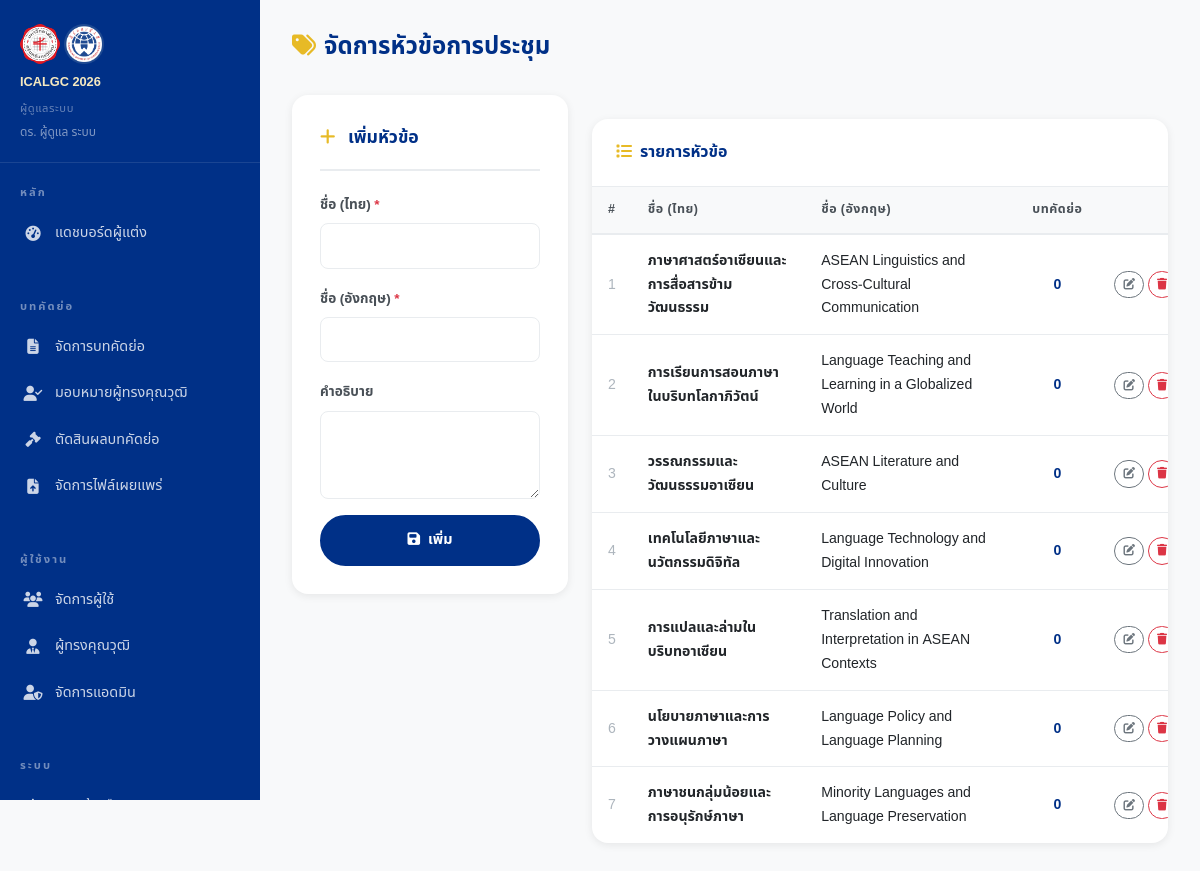
The app's page /admin/themes.php (signed in) with its own data.
### tables this page shows
CREATE TABLE IF NOT EXISTS conference_themes (
    id          INT UNSIGNED AUTO_INCREMENT PRIMARY KEY,
    code        VARCHAR(20) UNIQUE NOT NULL,
    name_th     TEXT NOT NULL,
    name_en     TEXT NOT NULL,
    description TEXT,
    is_active   BOOLEAN NOT NULL DEFAULT TRUE,
    created_at  TIMESTAMP NOT NULL DEFAULT CURRENT_TIMESTAMP
);

### app/helpers/functions.php (called while the page is built, shortened)
<?php
function lang(): string
{
    return $_SESSION['lang'] ?? DEFAULT_LANG;
}
function strv(mixed $value): string
{
    return is_scalar($value) ? (string)$value : '';
}
function e(mixed $s): string
{
    return htmlspecialchars(strv($s), ENT_QUOTES | ENT_HTML5, 'UTF-8');
}
function post(string $key, mixed $default = ''): mixed
{
    return $_POST[$key] ?? $default;
}

### public/admin/themes.php (the view, shortened to what this page needs)
<?php
$_lang  = lang();
$appUrl = APP_URL;
$editItem = null;
try {
    $db     = Database::getInstance();
    $themes = $db->query("
        SELECT ct.*, COUNT(p.id) AS paper_count
        FROM conference_themes ct
        LEFT JOIN papers p ON p.theme_id = ct.id
        GROUP BY ct.id
        ORDER BY ct.id
    ")->fetchAll();
} catch (\Throwable $e) {
    error_log($e->getMessage());
    $themes = [];
}
$pageTitle  = $_lang==='th' ? 'จัดการหัวข้อการประชุม' : 'Conference Themes';
?>
<!DOCTYPE html>
<html lang="<?= $_lang ?>">
<head>
  <link href="https://cdn.jsdelivr.net/npm/bootstrap@5.3.3/dist/css/bootstrap.min.css" rel="stylesheet">
  <link href="https://cdnjs.cloudflare.com/ajax/libs/font-awesome/6.5.0/css/all.min.css" rel="stylesheet">
  <link rel="stylesheet" href="<?= $appUrl ?>/assets/css/style.css">
</head>
<body>
<div class="dashboard-wrap">
  <?php require_once __DIR__ . '/../../app/helpers/sidebar_admin.php'; ?>
  <main class="dashboard-content">
    <div class="dash-header">
      <h1 class="dash-title"><i class="fas fa-tags me-2" style="color:var(--gold);"></i><?= e($pageTitle) ?></h1>
    </div>
    <div class="row g-4">
      <div class="col-lg-4">
        <div class="content-card">
          <div class="content-card-title">
            <i class="fas fa-<?= $editItem ? 'edit' : 'plus' ?> me-2" style="color:var(--gold);"></i>
            <?= $editItem ? ($_lang==='th'?'แก้ไขหัวข้อ':'Edit Theme') : ($_lang==='th'?'เพิ่มหัวข้อ':'Add Theme') ?>
          </div>
          <form method="POST">
            <div class="d-flex flex-column gap-3">
              <div>
                <label class="form-label fw-bold" style="font-size:.85rem;"><?= $_lang==='th'?'ชื่อ (ไทย)':'Name (Thai)' ?> <span class="text-danger">*</span></label>
                <input type="text" name="name_th" class="form-control" value="<?= e($editItem['name_th'] ?? post('name_th')) ?>" required>
              </div>
              <div>
                <label class="form-label fw-bold" style="font-size:.85rem;"><?= $_lang==='th'?'ชื่อ (อังกฤษ)':'Name (English)' ?> <span class="text-danger">*</span></label>
                <input type="text" name="name_en" class="form-control" value="<?= e($editItem['name_en'] ?? post('name_en')) ?>" required>
              </div>
              <div>
                <label class="form-label fw-bold" style="font-size:.85rem;"><?= $_lang==='th'?'คำอธิบาย':'Description' ?></label>
                <textarea name="description" class="form-control" rows="3"><?= e($editItem['description'] ?? post('description')) ?></textarea>
              </div>
              <div class="d-flex gap-2">
                <button type="submit" class="btn-primary-custom flex-fill">
                  <i class="fas fa-save me-2"></i><?= $editItem ? ($_lang==='th'?'บันทึก':'Save') : ($_lang==='th'?'เพิ่ม':'Add') ?>
                </button>
              </div>
            </div>
          </form>
        </div>
      </div>
      <div class="col-lg-8">
        <div class="table-card">
          <div class="table-card-header">
            <span class="table-card-title"><i class="fas fa-list me-2" style="color:var(--gold);"></i><?= $_lang==='th'?'รายการหัวข้อ':'Theme List' ?></span>
          </div>
          <?php if (empty($themes)): ?>
            <div class="p-5 text-center"><h5 style="color:var(--gray-500);"><?= t('common.no_data') ?></h5></div>
          <?php else: ?>
            <div class="table-responsive">
              <table class="table-custom">
                <thead>
                  <tr>
                    <th>#</th>
                    <th><?= $_lang==='th'?'ชื่อ (ไทย)':'Name (TH)' ?></th>
                    <th><?= $_lang==='th'?'ชื่อ (อังกฤษ)':'Name (EN)' ?></th>
                    <th><?= $_lang==='th'?'บทคัดย่อ':'Papers' ?></th>
                    <th></th>
                  </tr>
                </thead>
                <tbody>
                  <?php foreach ($themes as $t): ?>
                    <tr>
                      <td style="color:var(--gray-500);"><?= (int)$t['id'] ?></td>
                      <td style="font-weight:600;font-size:.88rem;"><?= e($t['name_th']) ?></td>
                      <td style="font-size:.88rem;"><?= e($t['name_en']) ?></td>
                      <td style="text-align:center;font-weight:700;color:var(--blue-dark);"><?= (int)$t['paper_count'] ?></td>
                      <td>
                        <div class="d-flex gap-1">
                          <a href="?edit=<?= (int)$t['id'] ?>" class="btn btn-sm btn-outline-secondary rounded-pill" style="font-size:.72rem;">
                            <i class="fas fa-edit"></i>
                          </a>
                          <?php if ((int)$t['paper_count'] === 0): ?>
                            <form method="POST" class="d-inline">
                              <button type="submit" class="btn btn-sm btn-outline-danger rounded-pill" style="font-size:.72rem;"
                                      data-confirm="<?= $_lang==='th'?'ยืนยันการลบ?':'Confirm delete?' ?>">
                                <i class="fas fa-trash"></i>
                              </button>
                            </form>
                          <?php endif; ?>
                        </div>
                      </td>
                    </tr>
                  <?php endforeach; ?>
                </tbody>
              </table>
            </div>
          <?php endif; ?>
        </div>
      </div>
    </div>
  </main>
</div>
</body>
</html>

### public/assets/css/style.css (style rules this page uses)
:root { --blue-dark: #003087; --blue-mid: #0057b7; --blue-light: #e8f0ff; --gold: #e7ba26; --gold-light: #f5e9c0; --gold-dark: #a07c10; --white: #ffffff; --gray-100: #f8f9fa; --gray-200: #e9ecef; --gray-500: #adb5bd; --gray-700: #495057; --gray-900: #212529; --success: #198754; --danger: #dc3545; --warning: #ffc107; --shadow-sm: 0 2px 8px rgba(0,0,0,.08); --shadow-md: 0 4px 20px rgba(0,0,0,.12); --shadow-lg: 0 8px 40px rgba(0,0,0,.16); --radius: 8px; --radius-lg: 16px; --transition: all 0.25s ease; --font-th: 'Noto Sans Thai', 'Sarabun', sans-serif; --font-en: 'Inter', 'Segoe UI', Arial, sans-serif; }
*, *::before, *::after { box-sizing: border-box; margin: 0; padding: 0; }
html { scroll-behavior: smooth; font-size: 16px; height: 100%; }
body { font-family: var(--font-th); color: var(--gray-900); background: var(--white); line-height: 1.7; -webkit-font-smoothing: antialiased; min-height: 100%; }
h1, h2, h3, h4, h5, h6 { font-weight: 700; line-height: 1.3; }
a { color: var(--blue-mid); text-decoration: none; transition: var(--transition); }
.btn-primary-custom { background: var(--blue-dark); color: var(--white); border: 2px solid var(--blue-dark); padding: 11px 28px; border-radius: 30px; font-weight: 700; font-size: .9rem; transition: var(--transition); display: inline-block; }
.form-control, .form-select { border: 1.5px solid var(--gray-200); border-radius: var(--radius); padding: 11px 16px; font-size: .9rem; transition: var(--transition); background: var(--white); color: var(--gray-900); }
.form-label { font-weight: 600; font-size: .88rem; color: var(--gray-700); margin-bottom: 6px; }
.dashboard-wrap { display: flex; min-height: 100vh; background: var(--gray-100); }
.dashboard-content { flex: 1; padding: 32px; overflow-x: hidden; }
.dash-header { margin-bottom: 32px; }
.dash-title { font-size: 1.5rem; font-weight: 800; color: var(--blue-dark); margin-bottom: 4px; }
.table-card { background: var(--white); border-radius: var(--radius-lg); box-shadow: var(--shadow-sm); overflow: hidden; margin-top: 24px; }
.table-card-header { padding: 20px 24px; border-bottom: 1px solid var(--gray-200); display: flex; align-items: center; justify-content: space-between; }
.table-card-title { font-size: 1rem; font-weight: 700; color: var(--blue-dark); }
.table-responsive { overflow-x: auto; }
.table-custom { width: 100%; border-collapse: collapse; }
.table-custom th { background: var(--gray-100); color: var(--gray-700); font-size: .78rem; font-weight: 700; letter-spacing: .5px; text-transform: uppercase; padding: 12px 16px; white-space: nowrap; border-bottom: 2px solid var(--gray-200); }
.table-custom td { padding: 14px 16px; font-size: .88rem; border-bottom: 1px solid var(--gray-200); vertical-align: middle; }
.table-custom tr:last-child td { border-bottom: none; }
.content-card { background: var(--white); border-radius: var(--radius-lg); box-shadow: var(--shadow-sm); padding: 28px; margin-bottom: 24px; }
.content-card-title { font-size: 1.1rem; font-weight: 700; color: var(--blue-dark); padding-bottom: 16px; margin-bottom: 20px; border-bottom: 2px solid var(--gray-200); }
.table-custom { min-width: 600px; }
.table-card .table-responsive { -webkit-overflow-scrolling: touch; }

### records on screen
conference_themes: id "1", name_th "ภาษาศาสตร์อาเซียนและการสื่อสารข้ามวัฒนธรรม", name_en "ASEAN Linguistics and Cross-Cultural Communication", paper_count "0"
conference_themes: id "2", name_th "การเรียนการสอนภาษาในบริบทโลกาภิวัตน์", name_en "Language Teaching and Learning in a Globalized World", paper_count "0"
conference_themes: id "3", name_th "วรรณกรรมและวัฒนธรรมอาเซียน", name_en "ASEAN Literature and Culture", paper_count "0"
conference_themes: id "4", name_th "เทคโนโลยีภาษาและนวัตกรรมดิจิทัล", name_en "Language Technology and Digital Innovation", paper_count "0"
conference_themes: id "5", name_th "การแปลและล่ามในบริบทอาเซียน", name_en "Translation and Interpretation in ASEAN Contexts", paper_count "0"
conference_themes: id "6", name_th "นโยบายภาษาและการวางแผนภาษา", name_en "Language Policy and Language Planning", paper_count "0"
conference_themes: id "7", name_th "ภาษาชนกลุ่มน้อยและการอนุรักษ์ภาษา", name_en "Minority Languages and Language Preservation", paper_count "0"

### other values on screen
$user['name'] "ดร. ผู้ดูแล ระบบ"
t('author.dashboard') "แดชบอร์ดผู้แต่ง"
$pageTitle "จัดการหัวข้อการประชุม"
